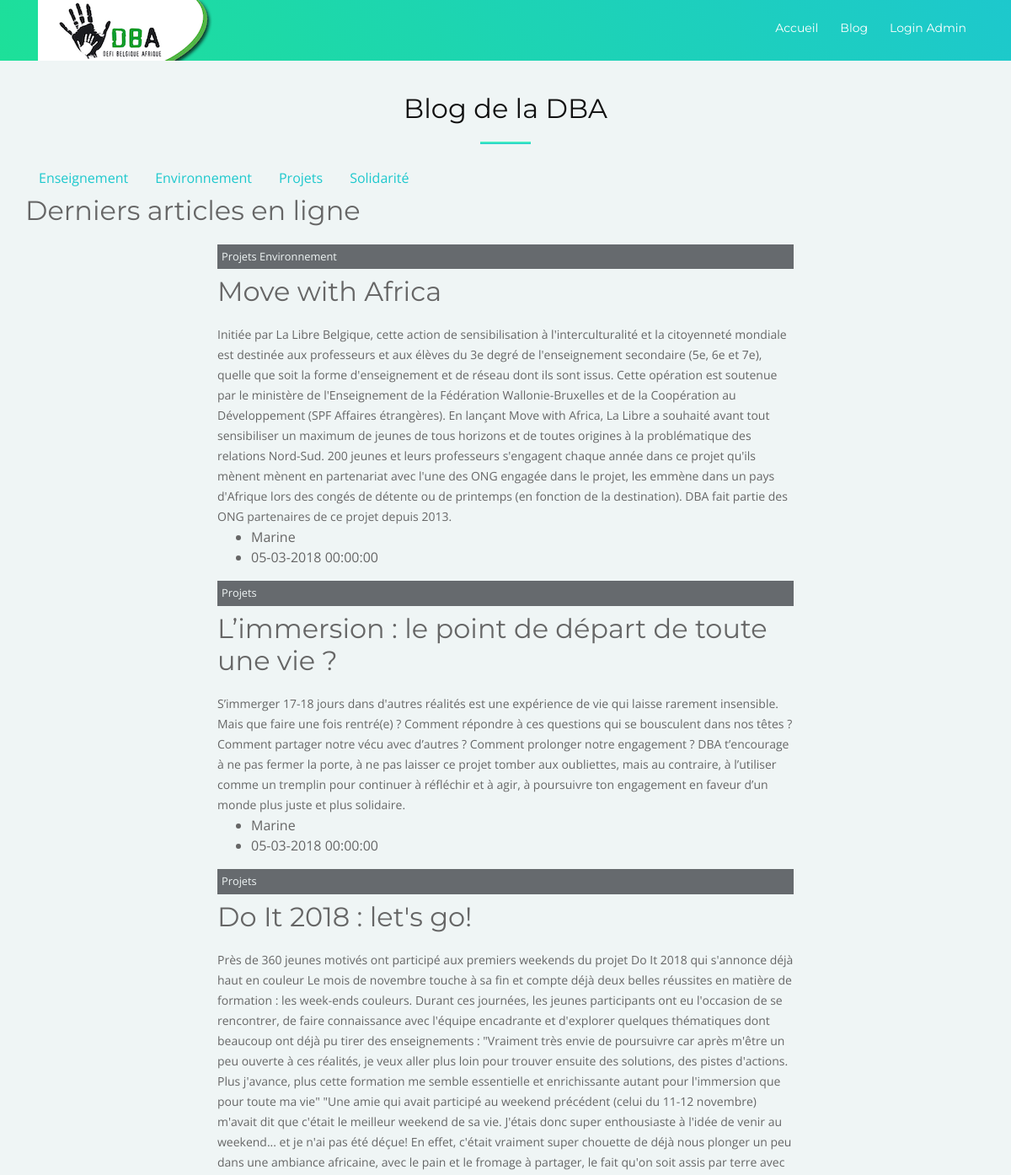
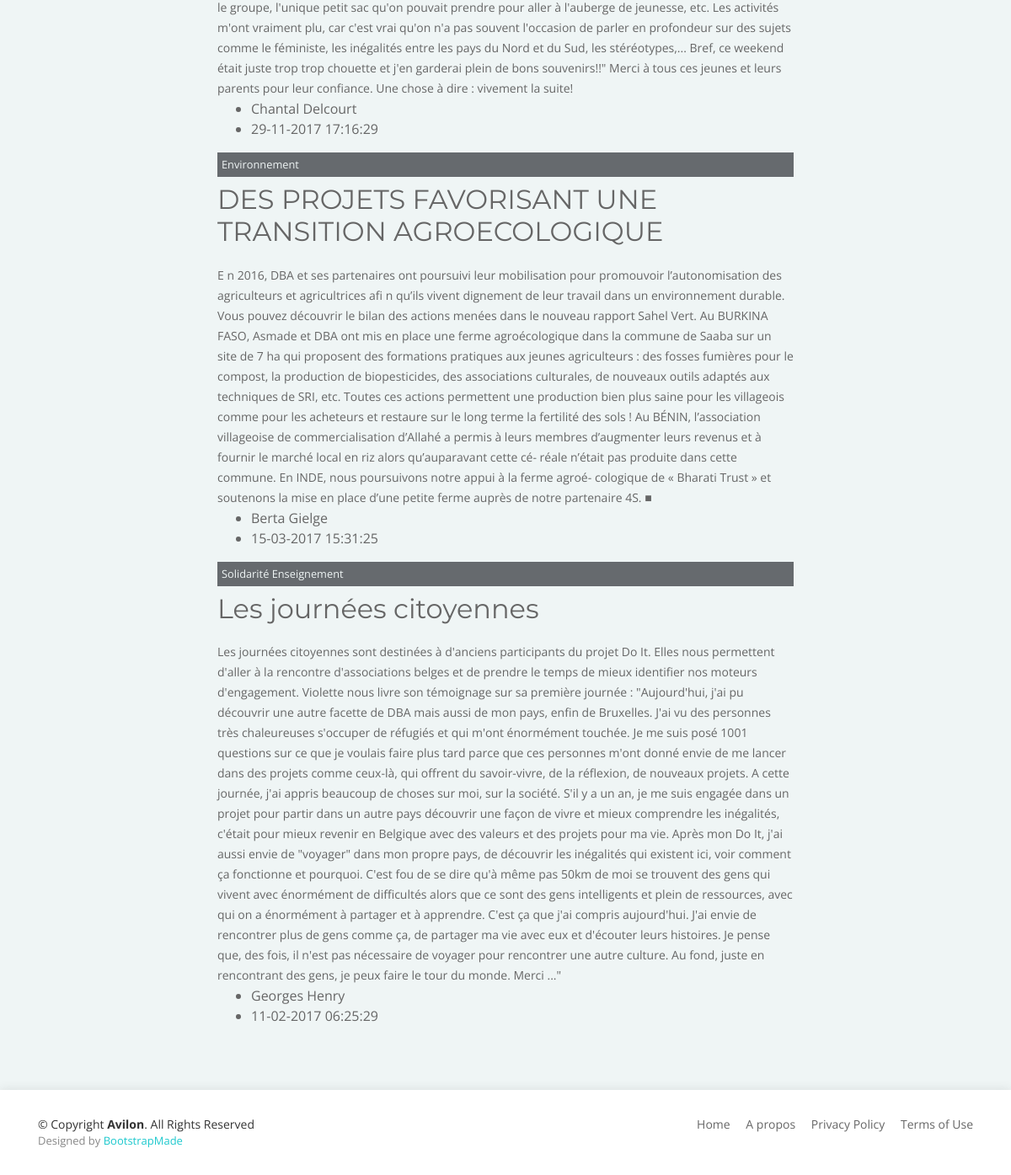
The page /DBA/blog/visiteur_blog.php on the database its author committed (2 pictures, top to bottom).
### tables this page shows
CREATE TABLE `categories_liste` (
  `categorie_id` int(11) NOT NULL,
  `categorie_nom` varchar(255) NOT NULL
);

CREATE TABLE `articles` (
  `Id` int(11) NOT NULL,
  `titre` varchar(255) NOT NULL,
  `contenu` text NOT NULL,
  `auteurs` varchar(255) NOT NULL,
  `date_ajout` datetime NOT NULL
);

### DBA/blog/visiteur_blog.php (the view, shortened to what this page needs)
<?php
@include 'connection_db.php';
$top_blog = $pdo->query("SELECT * from articles ORDER BY articles.date_ajout DESC");
$lien_vers_categories = $pdo->query("SELECT * FROM categories_liste ORDER BY categorie_nom ");
$top_blog = $top_blog->fetchAll();
$lien_vers_categories = $lien_vers_categories->fetchAll();
?>
<!DOCTYPE html>
<html lang="en" class="blog_html">
<head>
  <link href="lib/bootstrap/css/bootstrap.min.css" rel="stylesheet">
  <link href="lib/animate/animate.min.css" rel="stylesheet">
  <link href="lib/font-awesome/css/font-awesome.min.css" rel="stylesheet">
  <link href="lib/ionicons/css/ionicons.min.css" rel="stylesheet">
  <link href="lib/magnific-popup/magnific-popup.css" rel="stylesheet">
  <link href="login/style.css" rel="stylesheet">
</head>
<body>
  <header id="header-dashboard">
    <div class="container">
      <div id="logo" class="pull-left">
        <a href="#intro"><img src="../img/download.png" alt="Logo DBA" title="Logo"></a>
      </div>
      <nav id="nav-menu-container">
        <ul class="nav-menu">
          <li class="menu-active"><a href="../index.php">Accueil</a></li>
           <li><a href="visiteur_blog.php">Blog</a></li>
           <li><a href="login/login.php">Login Admin</a></li>
        </ul>
      </nav>
    </div>
  </header>
  <main id="main">
    <section id="more-features" class="section-bg">
        <div class="container p-0">
          <div class="section-header">
          	<h3 class="section-title">Blog de la DBA</h3>
             <span class="section-divider"></span>
          </div>
      	  	<ul class="nav">
              <?php
                foreach ($lien_vers_categories as $key => $value) { ?>
                  <li class="nav-item"><a class="nav-link active" href="visiteur_categories.php?categorie=<?php echo $lien_vers_categories[$key]['categorie_id'] ?>"><?php echo $lien_vers_categories[$key]['categorie_nom'] ?></a></li>
              <?php } ?>
      	  	</ul>
           <h2>Derniers articles en ligne</h2>
      	 <?php for ($i=0; $i < 5; $i++) {
      		$sqldate = strtotime($top_blog[$i]["date_ajout"]);
      		$eurodate = date('d-m-Y H:i:s', $sqldate);
      	 	?>
      			<div class="create_post">
      				  <span class="categories_tags">
                  <?php
                    $categories_selection = $pdo->prepare("
                      SELECT categories_liste.categorie_nom
                      from categories_liste
                      INNER JOIN articles_has_categories
                      ON articles_has_categories.id_categories = categories_liste.categorie_id
                      AND articles_has_categories.id_articles= ? ");
                    $categories_selection->execute(array($top_blog[$i][0]));
                    $categories_selection = $categories_selection->fetchAll();
                      foreach ($categories_selection as $key => $value) {
                        echo $categories_selection[$key]['categorie_nom'].' ';
                      };
                    ?>
                </span>
      				<h2 class="cadre mt-2"><?php echo $top_blog[$i]["titre"]?></h2>
      					<p><?php echo $top_blog[$i]["contenu"] ?></p>
      					<ul>
      						<li><?php echo $top_blog[$i]["auteurs"] ?></li>
      						<li><?php echo $eurodate ?></li>
      					</ul>
      			</div>
          	<?php	};
          	?>
        </div>
    </section>
  </main>
<?php include('login/admin_blog_footer.php') ?>
</body>
</html>

### DBA/blog/login/admin_blog_footer.php (shortened to what this page needs)
<footer id="footer">
  <div class="container">
    <div class="row">
      <div class="col-lg-6 text-lg-left text-center">
        <div class="copyright">
          &copy; Copyright <strong>Avilon</strong>. All Rights Reserved
        </div>
        <div class="credits">
          Designed by <a href="https://bootstrapmade.com/">BootstrapMade</a>
        </div>
      </div>
      <div class="col-lg-6">
        <nav class="footer-links text-lg-right text-center pt-2 pt-lg-0">
          <a href="#intro" class="scrollto">Home</a>
          <a href="#about" class="scrollto">A propos</a>
          <a href="#">Privacy Policy</a>
          <a href="#">Terms of Use</a>
        </nav>
      </div>
    </div>
  </div>
</footer>

### DBA/blog/login/style.css (style rules this page uses)
body { background: #fff; color: #666666; font-family: "Open Sans", sans-serif; overflow-x: hidden; }
a { color: #1dc8cd; transition: 0.5s; }
p { padding: 0; }
h1, h2, h3, h4, h5, h6 { font-family: "Montserrat", sans-serif; font-weight: 400; margin: 0 0 20px 0; padding: 0; }
.nav-menu, .nav-menu * { margin: 0; padding: 0; list-style: none; }
.nav-menu li { position: relative; white-space: nowrap; }
.nav-menu > li { float: left; }
#nav-menu-container { float: right; margin-top: 20px; }
.nav-menu a { padding: 0 8px 10px 8px; text-decoration: none; display: inline-block; color: #fff; font-family: "Montserrat", sans-serif; font-weight: 400; font-size: 14px; outline: none; }
.nav-menu > li { margin-left: 10px; }
#mobile-nav { position: fixed; top: 0; padding-top: 18px; bottom: 0; z-index: 998; background: rgba(52, 59, 64, 0.9); left: -260px; width: 260px; overflow-y: auto; transition: 0.4s; }
#mobile-nav ul { padding: 0; margin: 0; list-style: none; }
#mobile-nav ul li { position: relative; }
#mobile-nav ul li a { color: #fff; font-size: 16px; overflow: hidden; padding: 10px 22px 10px 15px; position: relative; text-decoration: none; width: 100%; display: block; outline: none; }
.section-header .section-title { font-size: 32px; color: #111; text-align: center; font-weight: 400; }
.section-header .section-divider { display: block; width: 60px; height: 3px; background: #1dc8cd; background: linear-gradient(0deg, #1dc8cd 0%, #55fabe 100%); margin: 0 auto; margin-bottom: 20px; }
.section-bg { background: #eff5f5; }
#more-features { padding: 60px 0 60px 0; }
#more-features p { font-size: 14px; margin-bottom: 0; line-height: 24px; }
#footer { background: #fff; box-shadow: 0px 0px 12px 0px rgba(0, 0, 0, 0.1); padding: 30px 0; color: #333; font-size: 14px; }
#footer .credits { font-size: 13px; color: #888; }
#footer .footer-links a { color: #666; padding-left: 15px; }
#footer .footer-links a:first-child { padding-left: 0; }
#header-dashboard { padding: 30px 0; height: 92px; position: fixed; left: 0; top: 0; right: 0; transition: all 0.5s; z-index: 997; background: linear-gradient(45deg, #1de099, #1dc8cd); padding: 0; height: 72px; }
#header-dashboard #logo { float: left; }
#header-dashboard #logo img { padding: 0; margin: 0; }
h3.section-title { margin-top: 50px; }
.create_post { width: 60%; margin: 0 auto; display: flex; flex-direction: column; }
.categories_tags { background-color: #666a6e !important; color: #eff5f5; font-size: 0.8rem; padding: 5px; }

### rows shown on the page
categories_liste: categorie_nom "Enseignement"
categories_liste: categorie_nom "Environnement"
categories_liste: categorie_nom "Projets"
categories_liste: categorie_nom "Solidarité"
articles: titre "Move with Africa", contenu "Initiée par La Libre Belgique, cette action de sensibilisation à l'interculturalité et la citoyenneté mondiale est destinée aux professeurs et aux élèves du 3e degré de l'enseignement secondaire (5e, 6e et 7e), quelle que soit la forme d'enseignement et de réseau dont ils sont issus. Cette opération est soutenue par le ministère de l'Enseignement de la Fédération Wallonie-Bruxelles et de la Coopération au Développement (SPF Affaires étrangères). En lançant Move with Africa, La Libre a souhaité avant tout sensibiliser un maximum de jeunes de tous horizons et de toutes origines à la problématique des relations Nord-Sud. 200 jeunes et leurs professeurs s'engagent chaque année dans ce projet…", auteurs "Marine", date_ajout "05-03-2018 00:00:00"
articles: titre "L’immersion : le point de départ de toute une vie ?", contenu "S’immerger 17-18 jours dans d'autres réalités est une expérience de vie qui laisse rarement insensible. Mais que faire une fois rentré(e) ? Comment répondre à ces questions qui se bousculent dans nos têtes ? Comment partager notre vécu avec d’autres ? Comment prolonger notre engagement ? DBA t’encourage à ne pas fermer la porte, à ne pas laisser ce projet tomber aux oubliettes, mais au contraire, à l’utiliser comme un tremplin pour continuer à réfléchir et à agir, à poursuivre ton engagement en faveur d’un monde plus juste et plus solidaire.", auteurs "Marine", date_ajout "05-03-2018 00:00:00"
articles: titre "Do It 2018 : let's go!", contenu "Près de 360 jeunes motivés ont participé aux premiers weekends du projet Do It 2018 qui s'annonce déjà haut en couleur Le mois de novembre touche à sa fin et compte déjà deux belles réussites en matière de formation : les week-ends couleurs. Durant ces journées, les jeunes participants ont eu l'occasion de se rencontrer, de faire connaissance avec l'équipe encadrante et d'explorer quelques thématiques dont beaucoup ont déjà pu tirer des enseignements : \"Vraiment très envie de poursuivre car après m'être un peu ouverte à ces réalités, je veux aller plus loin pour trouver ensuite des solutions, des pistes d'actions. Plus j'avance, plus cette formation me semble essentielle et enrichissante…", auteurs "Chantal Delcourt", date_ajout "29-11-2017 17:16:29"
articles: titre "DES PROJETS FAVORISANT UNE TRANSITION AGROECOLOGIQUE", contenu "E n 2016, DBA et ses partenaires ont poursuivi leur mobilisation pour promouvoir l’autonomisation des agriculteurs et agricultrices afi n qu’ils vivent dignement de leur travail dans un environnement durable. Vous pouvez découvrir le bilan des actions menées dans le nouveau rapport Sahel Vert. Au BURKINA FASO, Asmade et DBA ont mis en place une ferme agroécologique dans la commune de Saaba sur un site de 7 ha qui proposent des formations pratiques aux jeunes agriculteurs : des fosses fumières pour le compost, la production de biopesticides, des associations culturales, de nouveaux outils adaptés aux techniques de SRI, etc. Toutes ces actions permettent une production bien plus saine pour…", auteurs "Berta Gielge", date_ajout "15-03-2017 15:31:25"
articles: titre "Les journées citoyennes", contenu "Les journées citoyennes sont destinées à d'anciens participants du projet Do It. Elles nous permettent d'aller à la rencontre d'associations belges et de prendre le temps de mieux identifier nos moteurs d'engagement. Violette nous livre son témoignage sur sa première journée : \"Aujourd'hui, j'ai pu découvrir une autre facette de DBA mais aussi de mon pays, enfin de Bruxelles. J'ai vu des personnes très chaleureuses s'occuper de réfugiés et qui m'ont énormément touchée. Je me suis posé 1001 questions sur ce que je voulais faire plus tard parce que ces personnes m'ont donné envie de me lancer dans des projets comme ceux-là, qui offrent du savoir-vivre, de la réflexion, de nouveaux projets. A…", auteurs "Georges Henry", date_ajout "11-02-2017 06:25:29"
